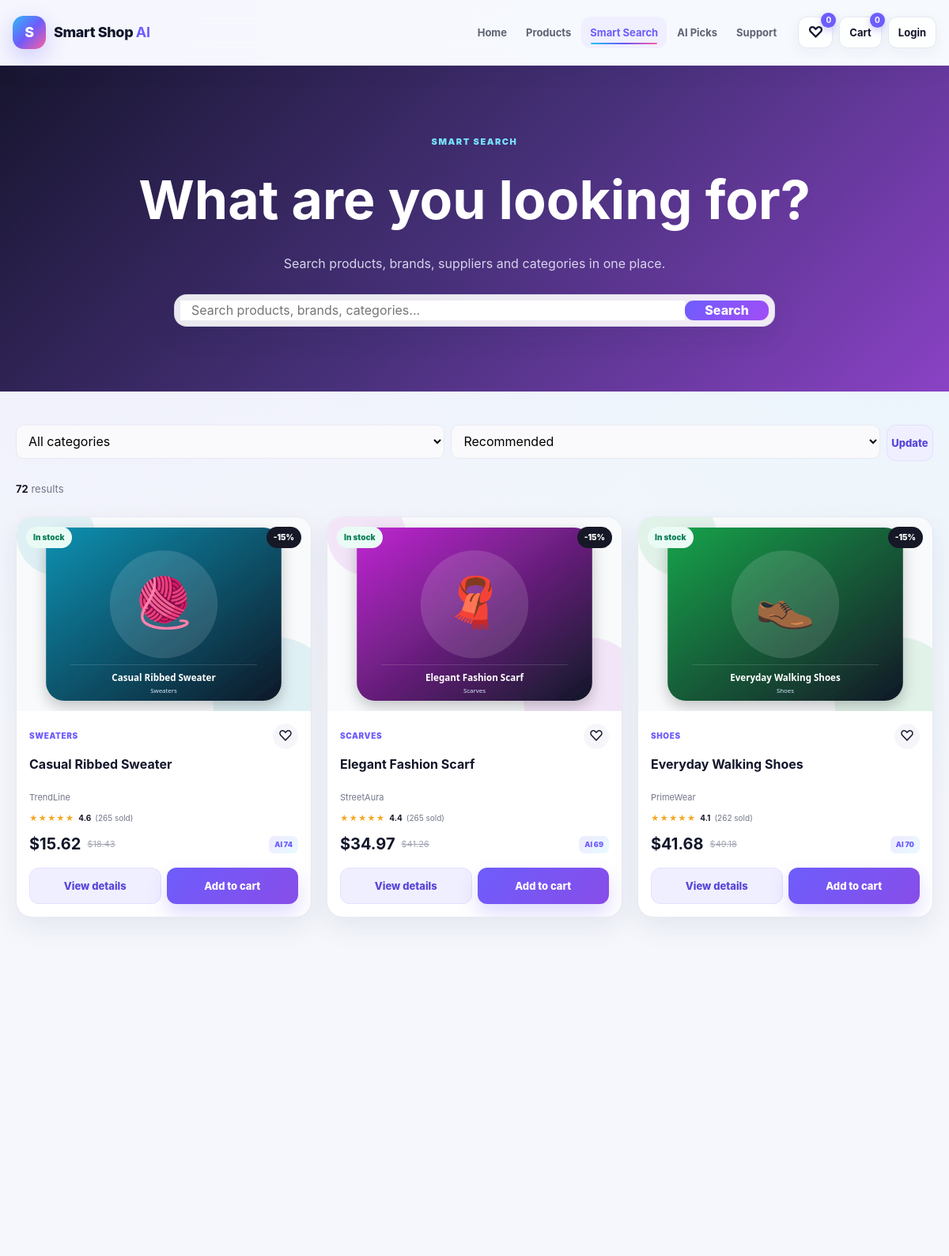
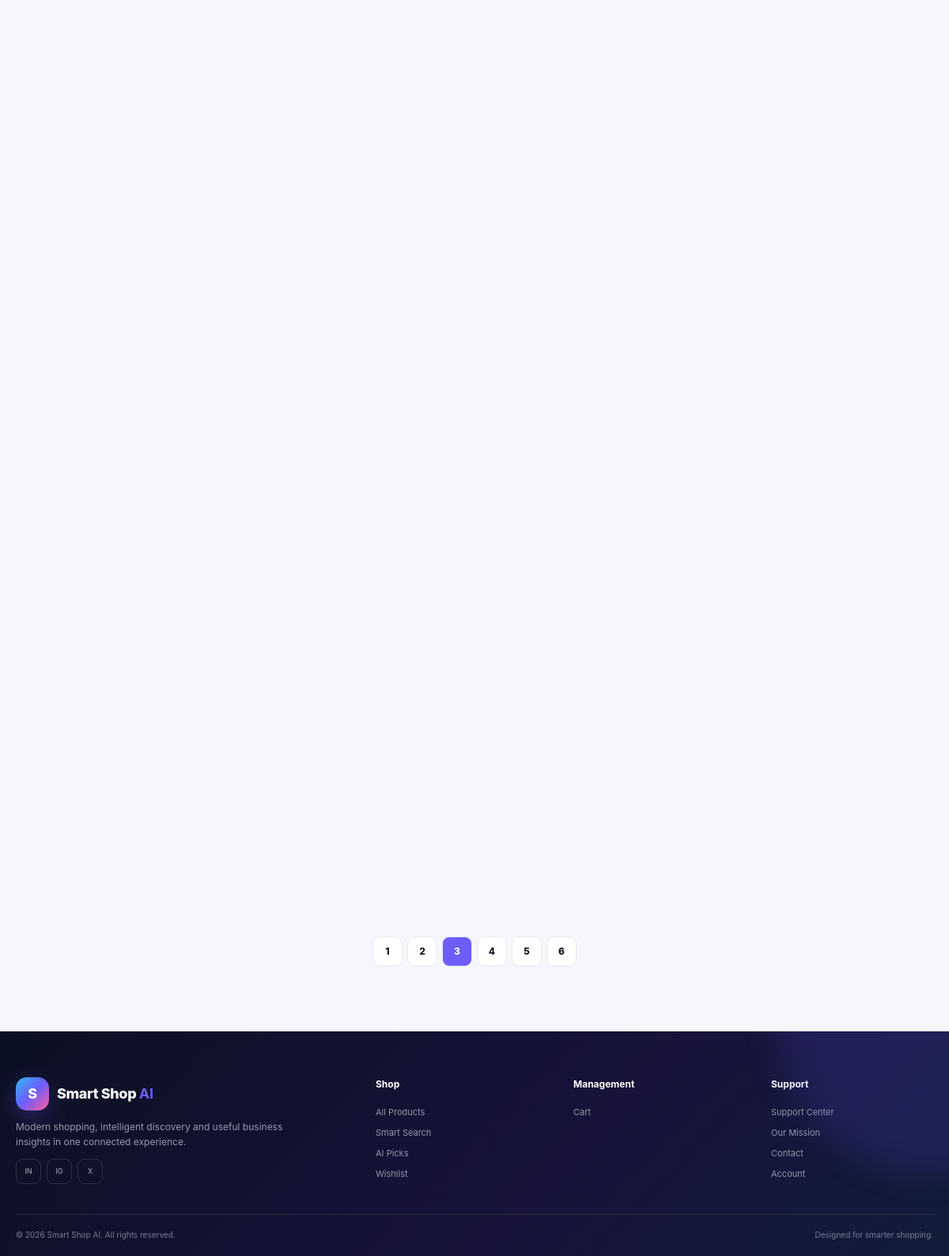
/search?q=&category=All&sort=featured&page=3, run on the app's committed database (2 pictures, top to bottom).
### tables this page shows
CREATE TABLE products (
                product_id INTEGER PRIMARY KEY AUTOINCREMENT,
                name TEXT NOT NULL,
                category TEXT NOT NULL,
                brand TEXT DEFAULT '',
                price REAL NOT NULL DEFAULT 0,
                stock INTEGER NOT NULL DEFAULT 0,
                rating REAL NOT NULL DEFAULT 0,
                sales INTEGER NOT NULL DEFAULT 0,
                supplier TEXT DEFAULT '',
                links TEXT DEFAULT '',
                content TEXT DEFAULT '',
                description TEXT DEFAULT '',
                image TEXT DEFAULT '',
                created_at TEXT DEFAULT CURRENT_TIMESTAMP
            );

### app.py (the view)
@app.route("/search")
def search():
    keyword = request.args.get("q", "").strip()
    category = request.args.get("category", "All").strip() or "All"
    sort = request.args.get("sort", "featured").strip()
    try: page = int(request.args.get("page", 1))
    except ValueError: page = 1
    db = DatabaseManager()
    try:
        all_items = list(db.search_and_filter(keyword, category, sort))
        categories = db.get_categories()
    finally:
        db.close()
    items, page, pages, total = paginate(all_items, page, 12)
    return render_template("search.html", products=items, categories=categories, keyword=keyword,
                           selected_category=category, selected_sort=sort, page=page, pages=pages, total=total)

### app.py (called while the page is built, shortened)
def cart_map():
    raw = session.get("cart", {})
    if isinstance(raw, dict):
        clean = {}
        for key, value in raw.items():
            try:
                pid, qty = int(key), max(1, int(value))
                clean[pid] = qty
            except (TypeError, ValueError):
                continue
        return clean

def wishlist_ids():
    raw = session.get("wishlist", [])
    if not isinstance(raw, list):
        return []
    result = []
    return result

def ai_score(product):
    sales = int(product["sales"] or 0)
    rating = float(product["rating"] or 0)
    stock = int(product["stock"] or 0)
    sales_component = min(sales / 420, 1) * 45
    rating_component = min(rating / 5, 1) * 30
    availability_component = min(stock / 85, 1) * 25
    return round(sales_component + rating_component + availability_component)

def paginate(items, page, per_page=12):
    total = len(items)
    pages = max(1, ceil(total / per_page))
    page = min(max(1, page), pages)
    start = (page - 1) * per_page
    return items[start:start + per_page], page, pages, total

@app.context_processor
def global_shop_data():
    cart = cart_map()
    wish = wishlist_ids()
    return {
        "cart_count": sum(cart.values()),
        "cart_map": cart,
        "wishlist_count": len(wish),
        "wishlist_ids": wish,
        "current_endpoint": request.endpoint or "",
        "ai_score": ai_score,
        "is_admin": is_admin(),
    }

@app.before_request
def startup():
    if not getattr(app, "_catalogue_ready", False):
        ensure_catalogue()
        app._catalogue_ready = True

def is_admin():
    return session.get("role") == "admin"

### database/database.py (called while the page is built)
    def close(self) -> None:
        try:
            self.connection.close()
        except Exception:
            pass

    def get_categories(self):
        rows = self.cursor.execute(
            """
            SELECT category, COUNT(*) AS product_count, COALESCE(SUM(sales),0) AS sales,
                   COALESCE(SUM(stock),0) AS stock
            FROM products
            GROUP BY category
            ORDER BY category COLLATE NOCASE
            """
        ).fetchall()
        return [row["category"] for row in rows]

### templates/search.html (shortened to what this page needs)
{% extends "base.html" %}{% from "_macros.html" import product_card with context %}
{% block content %}
<section class="search-hero"><div class="shell search-center"><span class="kicker light-kicker">SMART SEARCH</span><h1>What are you looking for?</h1><p>Search products, brands, suppliers and categories in one place.</p><form class="search-mega" method="GET" action="{{ url_for('search') }}"><input name="q" value="{{ keyword }}" placeholder="Search products, brands, categories..."><button type="submit">Search</button></form></div></section>
<section class="section compact-top"><div class="shell"><form class="mini-filters" method="GET" action="{{ url_for('search') }}"><select name="category"><option value="All">All categories</option></select><select name="sort"><option value="featured">Recommended</option></select><button class="btn btn-soft" type="submit">Update</button></form><div class="results-line"><div><b>{{ total }}</b> results</div></div>{% if products %}<div class="product-grid product-grid-3">{% for p in products %}{{ product_card(p) }}{% endfor %}</div>{% else %}<div class="empty-state"><div class="empty-symbol">?</div><h2>No matching products</h2><p>Try a broader search or explore the full catalogue.</p><a class="btn btn-primary" href="{{ url_for('products') }}">Browse products</a></div>{% endif %}{% if pages > 1 %}<nav class="pagination">{% for n in range(1,pages+1) %}<a class="{% if n==page %}current{% endif %}" href="{{ url_for('search', q=keyword, category=selected_category, sort=selected_sort, page=n) }}">{{ n }}</a>{% endfor %}</nav>{% endif %}</div></section>
{% endblock %}

### templates/_macros.html
{% macro product_card(product) %}
<article class="product-card reveal">
  <a class="product-media" href="{{ url_for('product_detail', product_id=product.product_id) }}">
    <img src="{{ url_for('static', filename='images/' + (product.image or 'product_1.svg')) }}" alt="{{ product.name }}" loading="lazy">
    <span class="product-badge {% if product.stock <= 12 %}badge-danger{% endif %}">{% if product.stock <= 0 %}Out of stock{% elif product.stock <= 12 %}Low stock{% else %}In stock{% endif %}</span>
    <span class="discount-badge">-15%</span>
  </a>
  <div class="product-copy">
    <div class="product-topline"><span class="category-tag">{{ product.category }}</span><a class="heart {% if product.product_id in wishlist_ids %}saved{% endif %}" href="{{ url_for('toggle_wishlist', product_id=product.product_id) }}" aria-label="Toggle wishlist">&#9825;</a></div>
    <h3><a href="{{ url_for('product_detail', product_id=product.product_id) }}">{{ product.name }}</a></h3>
    <p class="brand-line">{{ product.brand }}</p>
    <div class="rating-row"><span class="stars">&#9733;&#9733;&#9733;&#9733;&#9733;</span><b>{{ '%.1f'|format(product.rating) }}</b><span>({{ product.sales }} sold)</span></div>
    <div class="price-row"><strong>${{ '%.2f'|format(product.price) }}</strong><del>${{ '%.2f'|format(product.price * 1.18) }}</del><span class="ai-pill">AI {{ ai_score(product) }}</span></div>
    <div class="card-actions"><a class="btn btn-soft" href="{{ url_for('product_detail', product_id=product.product_id) }}">View details</a><a class="btn btn-primary" href="{{ url_for('add_to_cart', product_id=product.product_id) }}">Add to cart</a></div>
  </div>
</article>
{% endmacro %}

### data on the page
products: image (picture), stock "In stock", category "SWEATERS", name "Casual Ribbed Sweater", brand "TrendLine", rating "4.6", sales "265", price "15.62", product.price*1.18 "18.43", ai_score "74"
products: image (picture), stock "In stock", category "SCARVES", name "Elegant Fashion Scarf", brand "StreetAura", rating "4.4", sales "265", price "34.97", product.price*1.18 "41.26", ai_score "69"
products: image (picture), stock "In stock", category "SHOES", name "Everyday Walking Shoes", brand "PrimeWear", rating "4.1", sales "262", price "41.68", product.price*1.18 "49.18", ai_score "70"

### other printed values
{{ wishlist_count }} "0"
{{ cart_count }} "0"
{{ total }} "72"
{{ n }} "1" "2" "3" "4" "5" "6"
